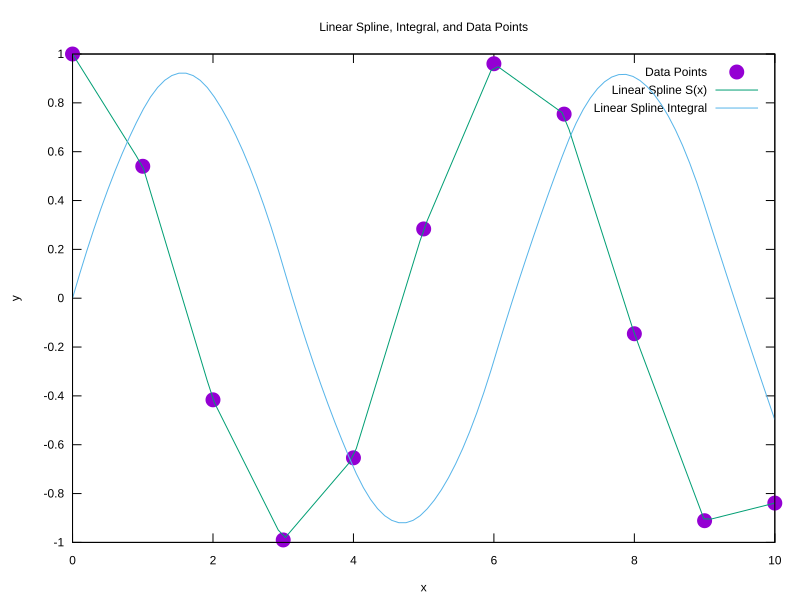

The gnuplot source for this figure:
set terminal svg size 800,600
set output "linearSplinePlot.svg"

set title "Linear Spline, Integral, and Data Points"
set xlabel "x"
set ylabel "y"

plot "dataPoints.txt" using 1:2 with points pt 7 ps 1.5 title "Data Points", \
     "linearSplineResults.txt" using 1:2 with lines title "Linear Spline S(x)", \
     "linearSplineResults.txt" using 1:4 with lines title "Linear Spline Integral"
